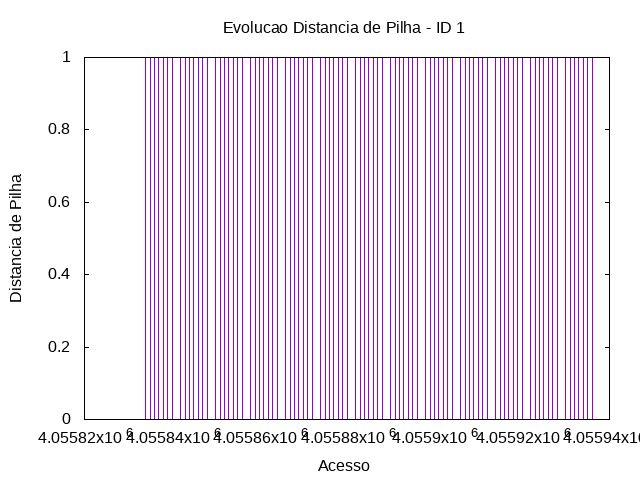

This chart was generated by the following gnuplot code:
set term png
set output "../tmp/out/huffmanLog-distp-1.png"
set title "Evolucao Distancia de Pilha - ID 1"
set xlabel "Acesso"
set ylabel "Distancia de Pilha"
plot "../tmp/out/huffmanLog-acesso-2-1.gpdat" u 2:5 w impulses t ""
